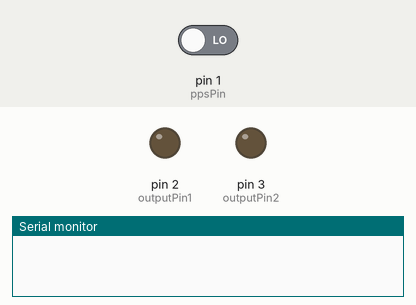
This sketch was run on a simulated Teensy 4. On the bench: output pins drawn as LEDs (lit = HIGH), the last lines printed to the serial monitor. Dashed ring = blinking. Inputs (shaded band) come from the test bench; at power-on: pin 1 (ppsPin) LOW.

Above: at 1.2 s.
1.3 s: pin 1 (ppsPin) driven HIGH
At 1.51 s:
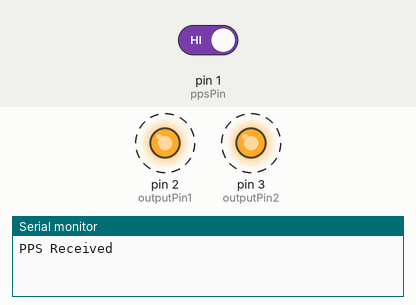
Timing chart, 0 to 10.3 s (numbered marks = the images above; inputs shaded):
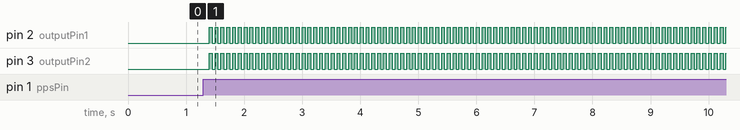

The sketch:

pps_trigger.ino
```cpp
#include <IntervalTimer.h>

IntervalTimer timer;        // Create an IntervalTimer object
const int ppsPin = 1;       // Pin where the PPS signal is connected
const int outputPin1 = 2;   // Pin to generate the signal (e.g., an LED or output pin)
const int outputPin2 = 3;   // Pin to generate the signal (e.g., an LED or output pin)
volatile bool state = LOW;  // To keep track of the pin state (HIGH or LOW)

// This function toggles the output pin
void togglePin() {
  digitalWrite(outputPin1, state);  // Set the pin to the current state (HIGH or LOW)
  digitalWrite(outputPin2, state);  // Set the pin to the current state (HIGH or LOW)
  state = !state;                  // Invert the state for the next toggle
}

// Interrupt function for PPS signal
void ppsInterrupt() {
  Serial.println("PPS Received");  // Print a message when PPS signal is received
  timer.end();                     // Stop the timer if it's running
  if (state == HIGH) { state = LOW; digitalWrite(outputPin1, state); digitalWrite(outputPin2, state);}            // If the state is HIGH, reset it to LOW

  timer.begin(togglePin, 8333*6);    // Restart the timer with a 16.67ms period (60Hz)
}

void setup() {
  pinMode(outputPin1, OUTPUT);      // Set the output pin as an output
  pinMode(outputPin2, OUTPUT);      // Set the output pin as an output
  pinMode(ppsPin, INPUT);          // Set the PPS pin as an input
  attachInterrupt(digitalPinToInterrupt(ppsPin), ppsInterrupt, RISING);  // Trigger on the rising edge of PPS signal
}

void loop() {
  // Nothing here, the work is done by the interrupt and timer
}
```

Measured:
- after the input at 1.3 s, pin 2 (outputPin1), pin 3 (outputPin2): alternates HIGH for 0.05 s and LOW for 0.05 s, starting after 0.10 s
